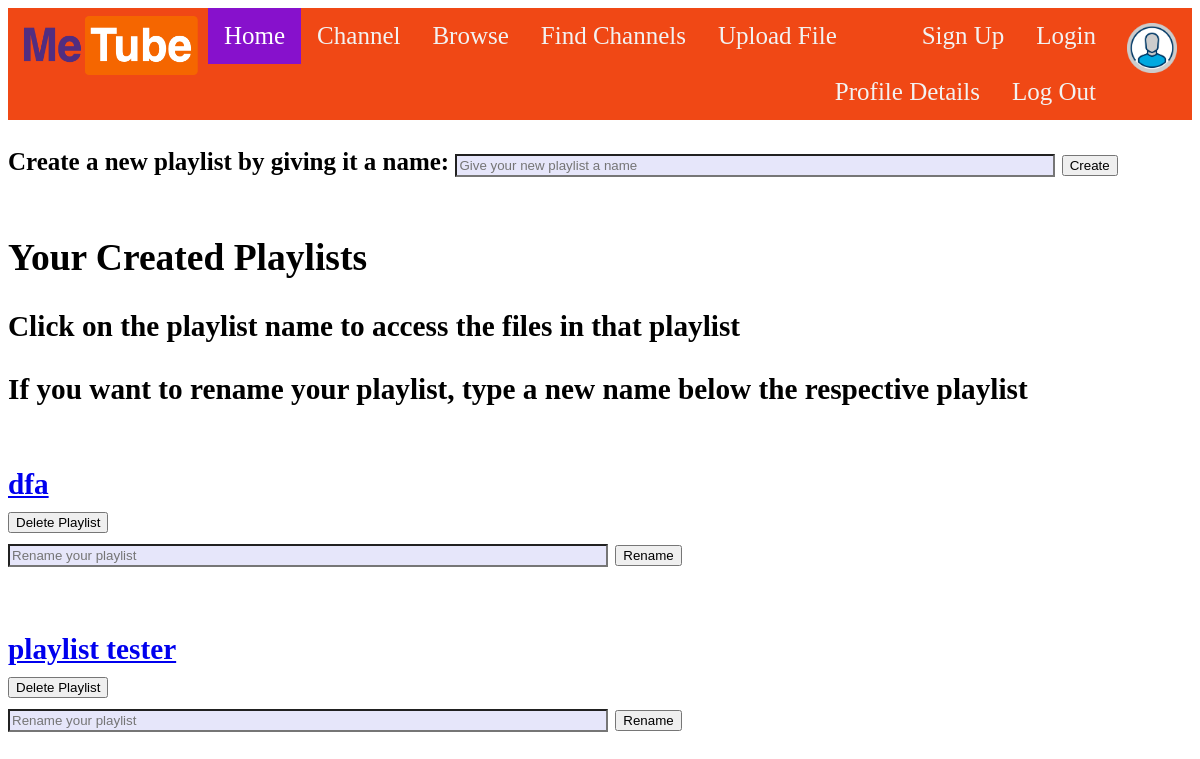
Page /project_template_page/MeTube_Playlists.php (signed in) on the committed database.
### tables this page shows
CREATE TABLE IF NOT EXISTS `Playlist_Tracker` (
  `playlist_id` int(11) NOT NULL AUTO_INCREMENT,
  `user_id` varchar(255) NOT NULL,
  `playlist_name` varchar(255) NOT NULL,
  PRIMARY KEY (`playlist_id`)
);

### project_template_page/MeTube_Playlists.php (the view, shortened to what this page needs)
<!DOCTYPE html>
<html lang="en">
<head>
    <link rel="stylesheet" href="template_style.css">
</head>
<body>
    <div class="topnav">
        <div class="left">
            <img src='logo-5.png'></a>
            <a class='active' href="index.php">Home</a>
            <a href="MeTube_Channel.php">Channel</a>
            <a href="MeTube_Browse.php">Browse</a>
            <a href="MeTube_Browse_Channels.php">Find Channels</a>
            <a href="MeTube_upload.php">Upload File</a>
        </div>
        <div class="right">
            <img src="loginIcon.png"></a>
            <a href="MeTube_Login.php">Login</a>
            <a href="MeTube_SignUp.php">Sign Up </a>
            <a href="../php_scripts/logout.php"> Log Out </a>
            <a href="MeTube_AccDets.php"> Profile Details </a>
        </div>
    </div>
    <div class='main'>
    <br>
            <form method="post" action = 'MeTube_Playlists.php'>
                <label for ="new_playlist"><b> Create a new playlist by giving it a name: </b>
                <input type="text" placeholder="Give your new playlist a name" name="playlist_name" required/>
                <input type="submit" value="Create"/>
            </form>
            <br><br>
            <h2> Your Created Playlists <h2>
            <h3> Click on the playlist name to access the files in that playlist <h3>
            <h3> If you want to rename your playlist, type a new name below the respective playlist <h3>
            <?php
                include '../php_scripts/db_connect.php';
                $curr_user_id = $_SESSION['logged_in_id'];
                $sql = "SELECT * FROM Playlist_Tracker WHERE user_id='$curr_user_id'";
                $results = mysqli_query($conn, $sql);
                while ($row = mysqli_fetch_array($results))
                {
                    $t = $row['playlist_name'];
                    $x = $row['playlist_id'];
                    $link = "<a href='MeTube_Individual_Playlist.php?playlist_name=".$t."&playlist_id=".$x."'>$t</a>";
                    echo "<br>";
                    echo $link. "       ";
                    echo "<form method='post' action = '../php_scripts/delete_playlists.php'>
                    <input type='hidden' name='curr_playlist_name' value='$t'r/>
                    <input type='hidden' name='curr_playlist_id' value='$x'r/>
                    <input type='submit' value='Delete Playlist'/>  </form> ";
                    echo "<form method='post' action = '../php_scripts/rename_playlist.php'>
                    <label for ='rename_playlist'>
                    <input type='hidden' name='curr_playlist_name' value='$t'r/>
                    <input type='hidden' name='curr_playlist_id' value='$x'r/>
                    <input type='text' placeholder='Rename your playlist' name='new_playlist_name' required r/>
                    <input type='submit' value='Rename'/>  </form> ";
                    echo "<br><br>";
                }
            ?>
</body>
</html>

### project_template_page/template_style.css (style rules this page uses)
.topnav { background-color: rgb(240, 72, 21); overflow: hidden; }
.topnav .left a { float: left; color: #f2f2f2; text-align: center; padding: 14px 16px; text-decoration: none; font-size: 25px; }
.topnav .left img { float: left; width: 200px; height: 75px; }
.topnav .left a.active { background-color: #8711cc; color: white; }
.topnav .right a { float: right; color: #f2f2f2; text-align: center; padding: 14px 16px; text-decoration: none; font-size: 25px; }
.topnav .right img { float: right; width: 50px; height: 50px; padding: 15px; }
.main { font-family: Georgia, 'Times New Roman', Times, serif; margin: 0; font-size: 25px; }
.main input[type=text], input[type=email], input[type=password] { width: 50%; padding: 2px; display: inline-block; background:lavender; }

### rows in the picture
playlist_tracker: playlist_name "dfa"
playlist_tracker: playlist_name "playlist tester"
